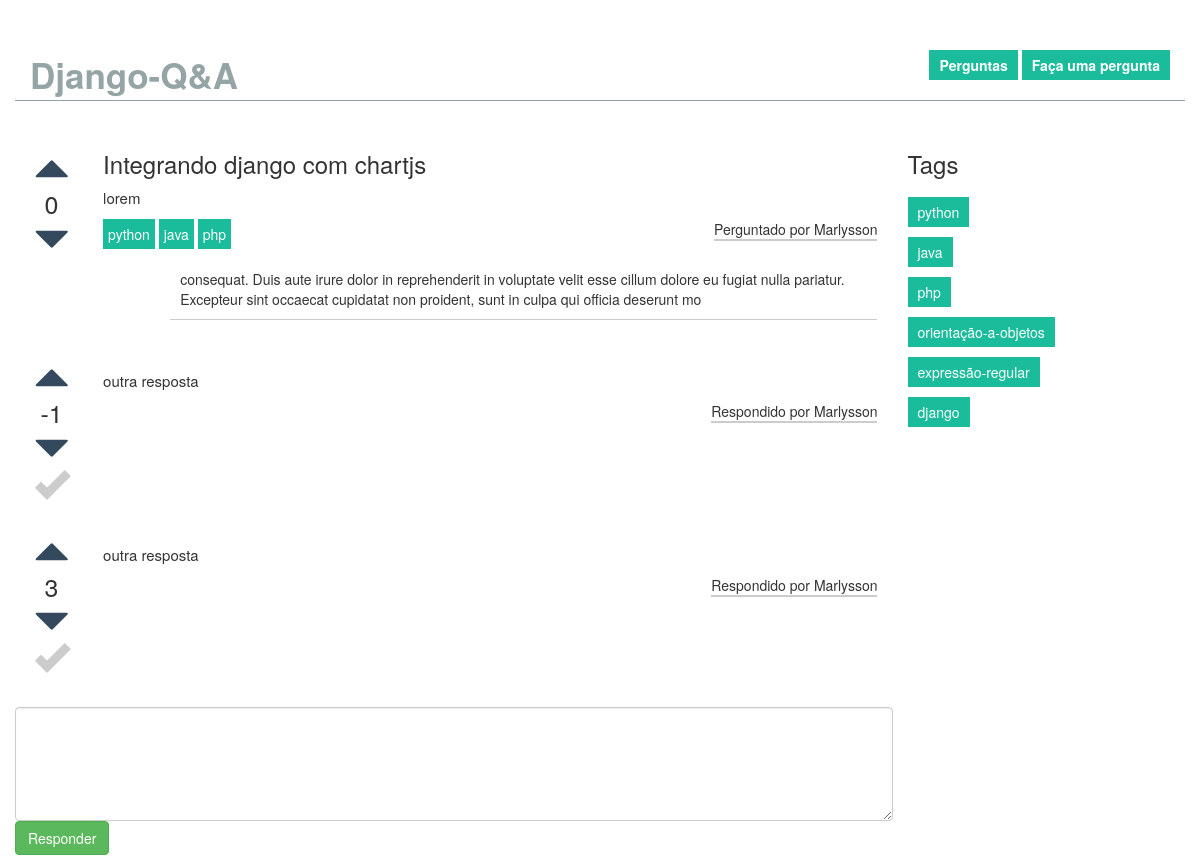
/perguntas/1/respostas/, run on an earlier commit of the app's database.
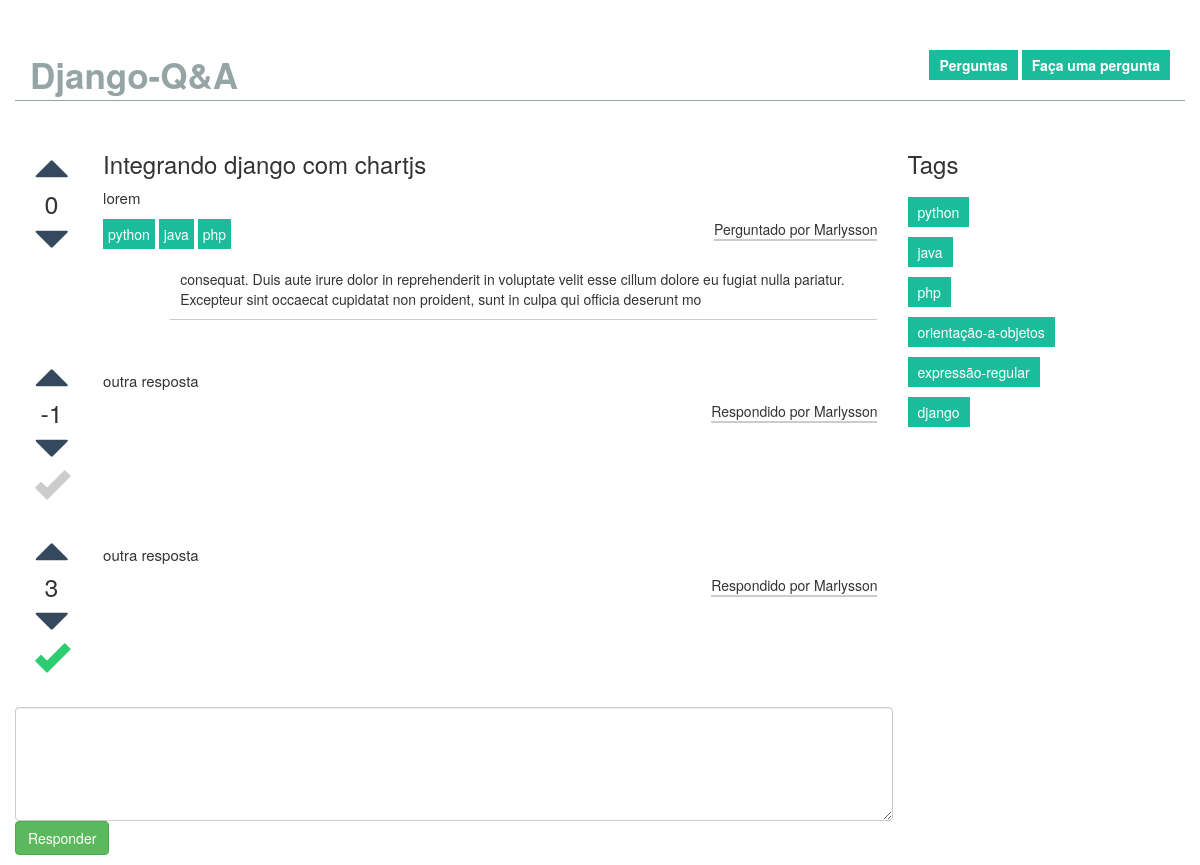
And on a later commit of the database.
### core/models.py (models this page shows, shortened)
class Pergunta(MixinCriacaoEAlteracao):
	titulo = models.CharField(max_length=100,blank=False)
	conteudo = models.TextField(blank=False)
	criada_por = models.ForeignKey(Perfil,related_name="minhas_perguntas",on_delete=models.CASCADE)
	up_votes = models.IntegerField(default=0)
	down_votes = models.IntegerField(default=0)
	tags = models.ManyToManyField('Tag')
	@property
	def all_tags(self):
		return [tag for tag in self.tags.all()]
	@property
	def votos(self):
		return self.up_votes - self.down_votes

class Tag(models.Model):
	nome = models.CharField(max_length=20)
	@property
	def slugfy(self):
		return self.nome.lower().replace(" ","-")

class Perfil(models.Model):
	usuario = models.OneToOneField(settings.AUTH_USER_MODEL)
	data_nascimento = models.DateField(blank=False,null=False)
	biografia = models.TextField(blank=True)
	avatar = models.ImageField(upload_to="fotos",blank=True,null=True)
	pontos = models.IntegerField(default=0,blank=True,null=True)
	website = models.URLField(blank=True,null=True)

class Comentario(MixinCriacaoEAlteracao):
	conteudo = models.CharField(max_length=200)
	criado_por = models.ForeignKey(Perfil)
	pergunta = models.ForeignKey(Pergunta,related_name="comentarios",on_delete=models.CASCADE)

class Resposta(MixinCriacaoEAlteracao):
	conteudo = models.TextField(blank=False)
	criada_por = models.ForeignKey(Perfil,related_name="minhas_respostas",on_delete=models.CASCADE)
	up_votes = models.IntegerField(default=0)
	down_votes = models.IntegerField(default=0)
	mais_util = models.BooleanField(default=False)
	pergunta = models.ForeignKey(Pergunta,related_name="respostas",on_delete=models.CASCADE)
	@property
	def is_util(self):
		return self.mais_util
	@property
	def votos(self):
		return self.up_votes - self.down_votes

### core/views.py (the view)
# urls.py: url(r'^perguntas/(?P<id_pergunta>[0-9]+)/respostas/$',views.respostas,name="detalhes"),
def respostas(request,id_pergunta):
	pergunta = Pergunta.objects.get(pk=id_pergunta)
	respostas = Resposta.objects.filter(pergunta=id_pergunta)
	tags = Tag.objects.all()
	comentarios = pergunta.comentarios.all()
	dados = {"respostas":respostas,
			"pergunta":pergunta,
			"tags":tags,
			"comentarios":comentarios
	}
	return render(request,"listagem_respostas.html",dados)

### core/templates/listagem_respostas.html (shortened to what this page needs)
{% extends 'base.html' %}
{% block conteudo %}
	<div class="box-content">
		<div class="row">
			<div class="col-lg-1 container-votos">
				<a href="" class="glyphicon glyphicon-triangle-top icon-up"></a>
				<p class="total_votos">{{ pergunta.votos }}</p>
				<a href="" class="glyphicon glyphicon-triangle-bottom icon-down"></a>
			</div>
			<div class="col-lg-11">
				<h3 class="titulo">{{ pergunta.titulo }}</h3>
				<p class="conteudo-pergunta">{{ pergunta.conteudo }}</p>
				<div class="bottom-container">
					<ul class="tags">
						{% for tag in pergunta.all_tags %}
							<li class="tag"><a href="">{{ tag.slugfy }}</a></li>
						{% endfor %}
					</ul>
					<p class="autor">Perguntado por {{ pergunta.criada_por.usuario}}</p>
				</div>
				<div class="row">
					<ul class="comentarios col-lg-11 col-lg-offset-l1 pull-right">
						{% for comentario in comentarios %}
							<li class="comentario">{{ comentario.conteudo }}</li>
						{% endfor %}
					</ul>
				</div>
			</div>
		</div>
	</div>
	{% for resposta in respostas %}
	<div class="box-content">
		<div class="row">
			<div class="col-lg-1 container-votos">
				<a href="" class="glyphicon glyphicon-triangle-top icon-up"></a>
				<p class="total_votos">{{ resposta.votos}}</p>
				<a href="" class="glyphicon glyphicon-triangle-bottom icon-down"></a>
				{% if resposta.is_util %}
					<a href=""><span class="glyphicon glyphicon-ok icon-util checked"></span></a>
				{% else %}
					<a href="/respostas/{{resposta.id}}/mais_util"><span class="glyphicon glyphicon-ok icon-util"></span></a>
				{% endif%}
			</div>
			<div class="col-lg-11">
				<p class="conteudo-pergunta">{{ resposta.conteudo }} </p>
				<div class="bottom-container">
					<p class="autor">Respondido por {{ resposta.criada_por.usuario}}</p>
				</div>
			</div>
		</div>
	</div>
	{% endfor %}
	<form class="form-resposta row">
		<textarea class="form-control" rows="5"></textarea>
		<div class="botao-submit">
      		<button type="submit" class="btn btn-success">Responder</button>
    	</div>
	</form>
{% endblock %}
{% block left_tags %}
	<h3 class="titulo_tags">Tags</h3>
	<ul class="tags tags_block">
		{% for tag in tags %}
			<li class="tag">
				<a href="">{{tag.slugfy}}</a>
			</li>
		{% endfor %}
	</ul>
{% endblock %}

### core/templates/base.html (shortened to what this page needs)
{% load static %}
<!DOCTYPE html>
<html>
<head>
	<link rel="stylesheet" href="https://maxcdn.bootstrapcdn.com/bootstrap/3.3.7/css/bootstrap.min.css">
	<link rel="stylesheet" type="text/css" href="{% static 'css/estilo.css' %}">
</head>
<body>
<nav class="container container-top">
	<p class="titulo-sistema">Django-Q&A</p>
	<ul class="menu">
		<li><a href="{% url 'index' %}">Perguntas</a></li>
		<li><a href="">Faça uma pergunta</a></li>
	</ul>
</nav>
<div class="container">
	<div class="row">
		<div class="col-lg-9">
			{% block conteudo %}
			{% endblock %}
		</div>
		<div class="col-lg-3">
			{% block left_tags %}
  			{% endblock %}
		</div>
	</div>
</div>
</body>
</html>

### core/static/css/estilo.css (style rules this page uses)
* { margin:0;padding:0; }
.container-top { border-bottom:1px solid #95a5a6; }
.titulo-sistema { text-align:left; font-size:35px; font-weight: bold; float:left; color:#95a5a6; margin-bottom:0; }
.menu { list-style: none; text-align: right; float:right; margin-bottom:0; }
.menu li { display:inline-block; }
.menu a { display: block; background:#1abc9c; color:white; font-weight:bold; padding:5px 10px; text-decoration: none; }
.container { margin-top:50px; }
.tags { display:inline-block; }
.tags li { list-style:none; display:inline-block; }
.tags a { display:block; text-decoration: none; background:#1abc9c; color:#fff; padding:5px; }
.tags_block li { display:block; margin-bottom:10px; }
.tags_block a { padding:5px 10px; display:inline-block; }
.titulo_tags { margin:0; padding-bottom:20px; }
h3.titulo { margin-top:0; }
.box-content { margin-bottom:30px; }
.form-resposta { margin-bottom:50px; }
.container-votos { display:flex; align-items: center; flex-direction: column; }
.total_votos { font-size:25px; margin:0; }
.icon-up , .icon-down , .icon-util { font-size:35px; color:#34495e; text-decoration:none !important; }
.icon-util { color:#ccc; }
.checked { color:#2ecc71; }
.conteudo-pergunta { font-size:15px; text-align:justify; }
.comentarios { list-style: none; }
.comentario { border-bottom:1px solid #ccc; padding:10px; }
.bottom-container { display:block; }
.bottom-container .tags { float:left; }
.bottom-container .autor { float:right; display:inline-block; border-bottom:2px solid #ccc; }
.form-resposta { margin-bottom:10px; }

What changed in the data, as far as the page shows it:
changed Resposta (number 2 of 2 on the later page): mais_util False → True (drawn)
